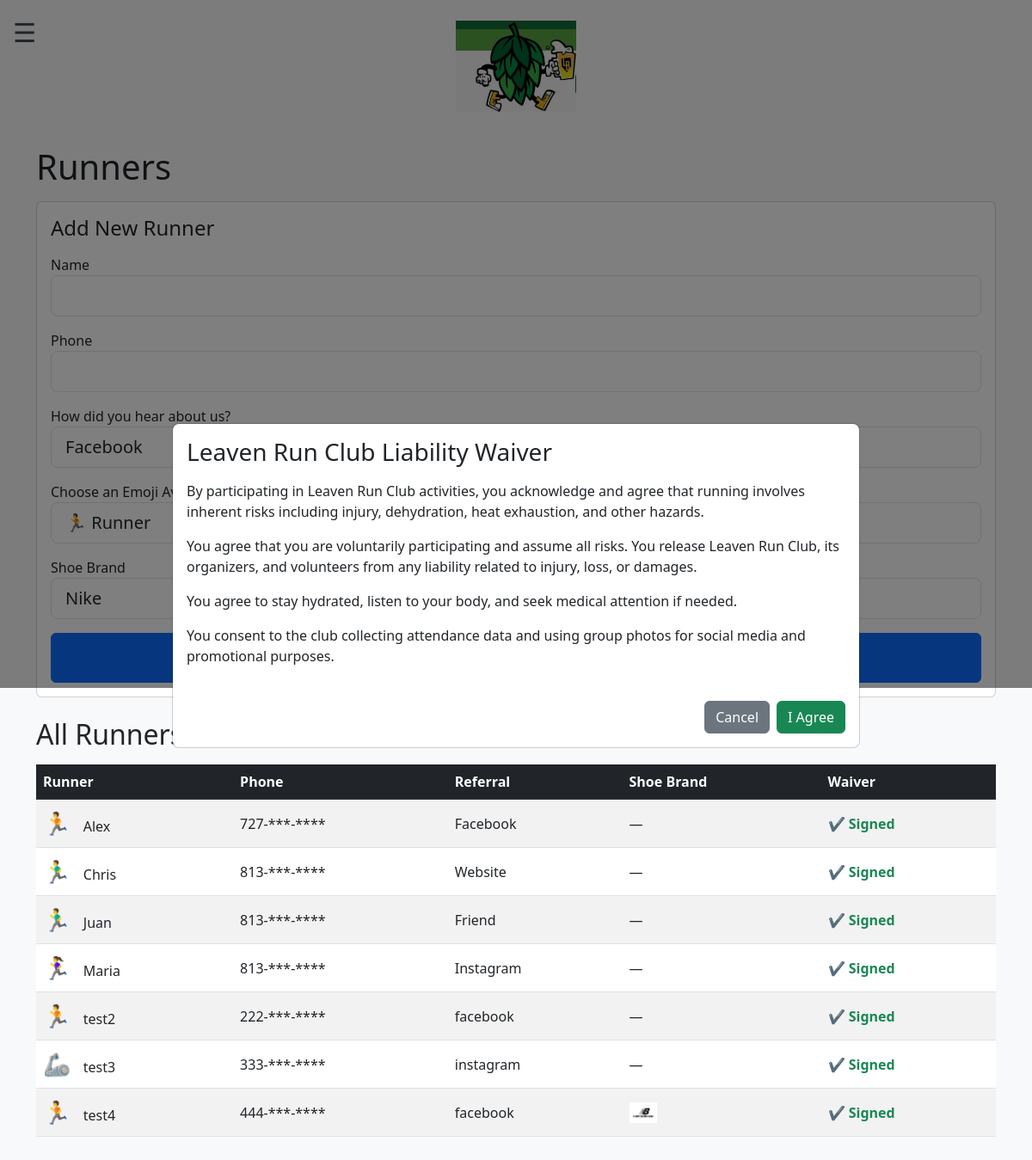
/runners, run on an earlier commit of the app's database.
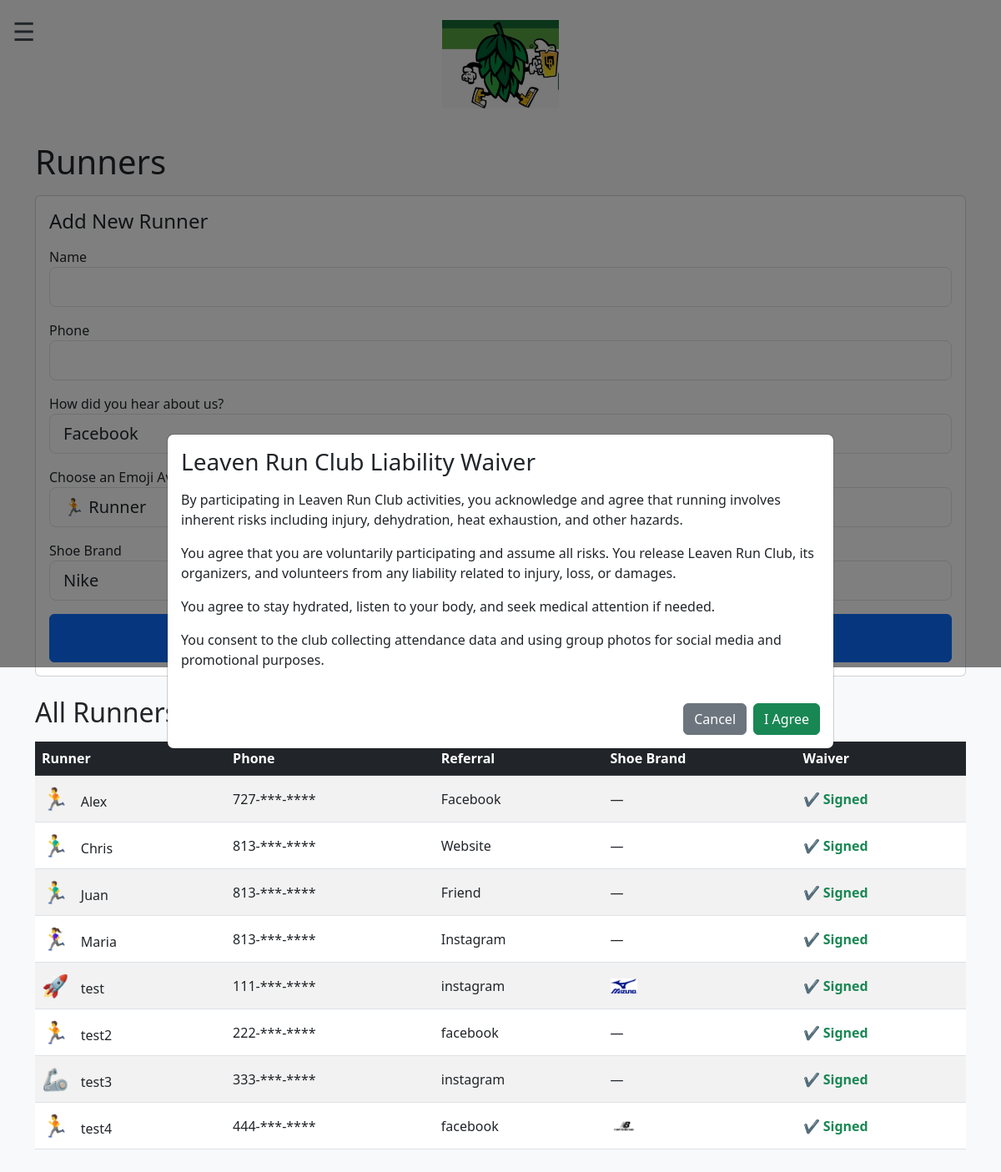
And on a later commit of the database.
### models.py (models this page shows)
class Runner(db.Model):
    id = db.Column(db.Integer, primary_key=True)
    name = db.Column(db.String(120), nullable=False)
    phone = db.Column(db.String(20))
    referral = db.Column(db.String(50))
    emoji = db.Column(db.String(10))
    shoe_brand = db.Column(db.String(50))
    waiver_signed = db.Column(db.Boolean, default=False)

### app.py (the view, shortened to what this page needs)
@app.route("/runners", methods=["GET", "POST"])
def runners_page():
    form = AddRunnerForm()
    runners = Runner.query.order_by(Runner.name.asc()).all()
    return render_template("runners.html", form=form, runners=runners)

### templates/runners.html (shortened to what this page needs)
{% extends "base.html" %}
{% block content %}
<h1 class="mb-3">Runners</h1>
<div class="card mb-4">
    <div class="card-body">
        <h4 class="mb-3">Add New Runner</h4>
        <form id="addRunnerForm" method="POST">
            <div class="mb-3">
                {{ form.name.label }}
                {{ form.name(class="form-control form-control-lg", id="runnerName") }}
            </div>
            <div class="mb-3">
                {{ form.phone.label }}
                {{ form.phone(class="form-control form-control-lg") }}
            </div>
            <div class="mb-3">
                {{ form.referral.label }}
            </div>
            <div class="mb-3">
                {{ form.emoji.label }}
            </div>
            <div class="mb-3">
                {{ form.shoe_brand.label }}
            </div>
            <button type="button" class="btn btn-primary w-100 py-3" id="openWaiverBtn">
            </button>
        </form>
    </div>
</div>
<h2 class="mb-3">All Runners</h2>
<div style="overflow-x: auto;">
    <table class="table table-striped table-hover align-middle">
        <thead class="table-dark">
            <tr>
                <th>Runner</th>
                <th>Phone</th>
                <th>Referral</th>
                <th>Shoe Brand</th>
                <th>Waiver</th>
            </tr>
        </thead>
        <tbody>
            {% for r in runners %}
            <tr>
                <td>
                    <span style="font-size:26px; margin-right:8px;">
                        {{ r.emoji if r.emoji else "🏃" }}
                    </span>
                    {{ r.name }}
                </td>
                <td>
                    {% if r.phone %}
                        {{ r.phone[:3] }}‑***‑****
                    {% else %}
                        —
                    {% endif %}
                </td>
                <td>{{ r.referral }}</td>
                <td>
                    {% if r.shoe_brand and r.shoe_brand != "other" %}
                        <img src="{{ url_for('static', filename='logos/' + r.shoe_brand + '.png') }}"
                             style="width:32px; height:32px; object-fit:contain;">
                    {% else %}
                        —
                    {% endif %}
                </td>
                <td>
                    {% if r.waiver_signed %}
                        <span class="text-success fw-bold">✔ Signed</span>
                    {% else %}
                        <span class="text-danger fw-bold">✖ Not Signed</span>
                    {% endif %}
                </td>
            </tr>
            {% endfor %}
        </tbody>
    </table>
</div>
<div class="modal fade" id="waiverModal" tabindex="-1">
    <div class="modal-dialog modal-dialog-centered modal-lg">
        <div class="modal-content p-3">
            <h3 class="mb-3">Leaven Run Club Liability Waiver</h3>
            <p>
                By participating in Leaven Run Club activities, you acknowledge and agree that running
                involves inherent risks including injury, dehydration, heat exhaustion, and other hazards.
            </p>
            <p>
                You agree that you are voluntarily participating and assume all risks. You release
                Leaven Run Club, its organizers, and volunteers from any liability related to injury,
                loss, or damages.
            </p>
            <p>
                You agree to stay hydrated, listen to your body, and seek medical attention if needed.
            </p>
            <p>
                You consent to the club collecting attendance data and using group photos for social
                media and promotional purposes.
            </p>
            <div class="d-flex justify-content-end mt-4">
                <button class="btn btn-secondary me-2" data-bs-dismiss="modal">Cancel</button>
                <button class="btn btn-success" id="acceptWaiverBtn">I Agree</button>
            </div>
        </div>
    </div>
</div>
{% endblock %}

### templates/base.html (shortened to what this page needs)
<!DOCTYPE html>
<html lang="en">
<head>
    <link href="https://cdn.jsdelivr.net/npm/bootstrap@5.3.0/dist/css/bootstrap.min.css" rel="stylesheet">
</head>
<body class="bg-light">
    <div class="menu-btn" onclick="toggleMenu()">☰</div>
    <div class="text-center mt-4 mb-3">
        <img src="{{ url_for('static', filename='logo.png') }}" style="max-width: 140px;">
    </div>
    <div class="container py-4">
        {% block content %}{% endblock %}
    </div>
</body>
</html>

### templates/base.html (style rules this page uses)
.menu-btn { position: fixed; top: 15px; left: 15px; z-index: 3001; font-size: 1.9rem; cursor: pointer; transition: transform 0.2s ease; }

What changed in the data, as far as the page shows it:
added Runner: emoji "🚀", name "test", phone "111", referral "instagram", shoe_brand (picture), waiver_signed "✔ Signed"
